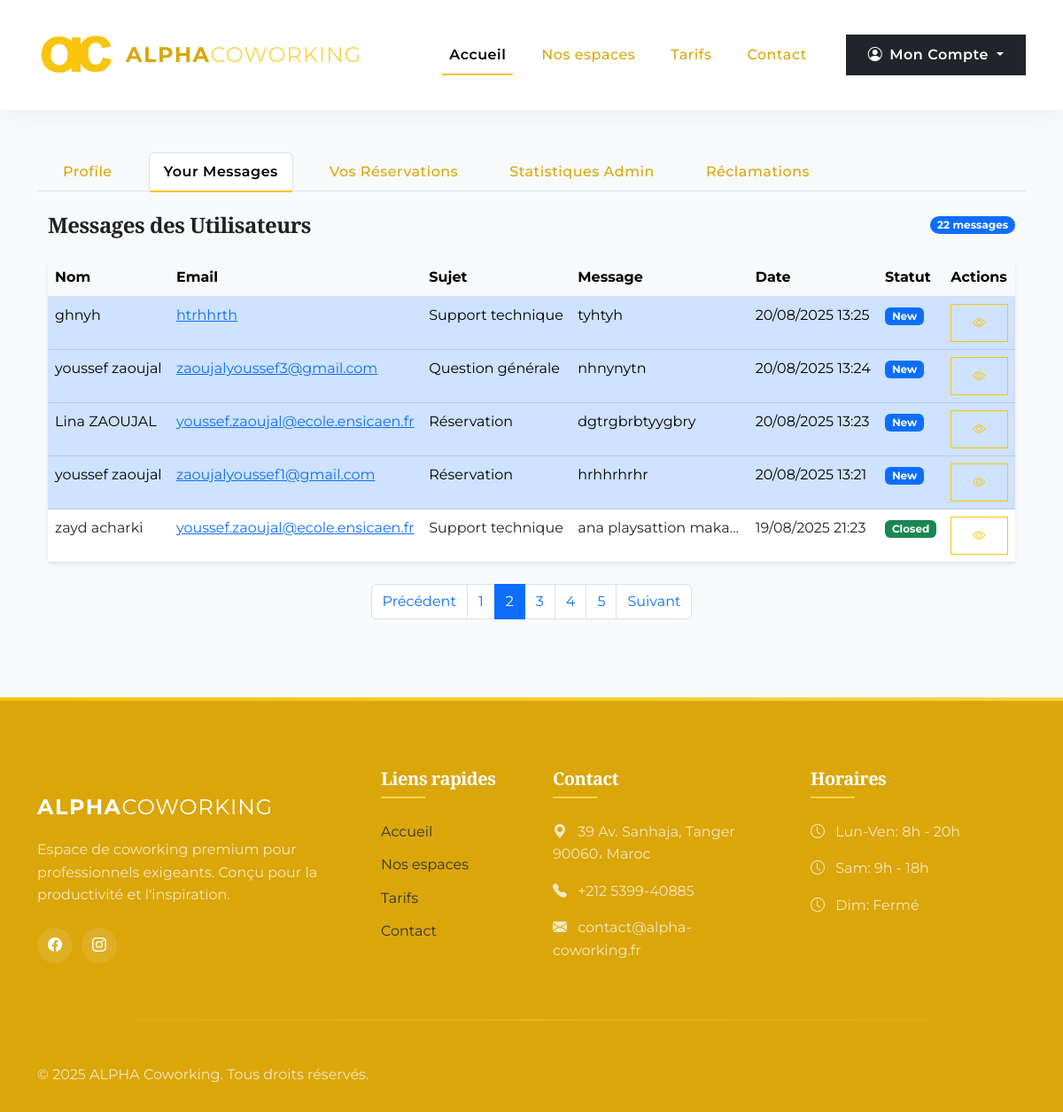
Screenshot of /dashboard/messages?page=2 (signed in) with the database file from the repository.
### pythonic/models.py (models this page shows, shortened)
class ContactMessage(db.Model):
    id = db.Column(db.Integer, primary_key=True)
    full_name = db.Column(db.String(50), nullable=False)
    email = db.Column(db.String(120), nullable=False)
    subject = db.Column(db.String(100), nullable=False)
    message = db.Column(db.Text, nullable=False)
    date_submitted = db.Column(db.DateTime, nullable=False, default=datetime.utcnow)
    status = db.Column(db.String(20), nullable=False, default='new')  # new, in_progress, resolved

### pythonic/contact/routes.py (the view)
@contact.route('/dashboard/messages')
@login_required
def admin_messages():
    page = request.args.get('page', 1, type=int)
    message_id = request.args.get('message_id', None, type=int)
    per_page = 5
    if message_id:
        message = ContactMessage.query.get_or_404(message_id)
        if message.status == 'new':
            message.status = 'in_progress'
            db.session.commit()
        return render_template('message_detail.html', message=message)
    messages = ContactMessage.query.order_by(ContactMessage.date_submitted.desc())\
                       .paginate(page=page, per_page=per_page)
    return render_template('contact.html',
                         messages=messages,
                         active_tab='messages')

### pythonic/models.py (called while the page is built)
@login_manager.user_loader
def load_user(user_id):
    return User.query.get(int(user_id))

### pythonic/templates/contact.html
{% extends "dashboard.html" %}
{% block contact %}
<div class="container-fluid py-4">
  <div class="d-flex justify-content-between align-items-center mb-4">
    <h2 class="h4 fw-bold mb-0">Messages des Utilisateurs</h2>
    <span class="badge bg-primary rounded-pill">{{ messages.total }} messages</span>
  </div>
  <div class="card border-0 shadow-sm">
    <div class="table-responsive">
      <table class="table table-hover mb-0">
        <thead class="table-light">
          <tr>
            <th>Nom</th>
            <th>Email</th>
            <th>Sujet</th>
            <th>Message</th>
            <th>Date</th>
            <th>Statut</th>
            <th>Actions</th>
          </tr>
        </thead>
        <tbody>
          {% for message in messages.items %}
          <tr class="{% if message.status == 'new' %}table-primary{% endif %}">
            <td>{{ message.full_name }}</td>
            <td><a href="mailto:{{ message.email }}">{{ message.email }}</a></td>
            <td>{{ message.subject }}</td>
            <td class="text-truncate" style="max-width: 200px;">{{ message.message }}</td>
            <td>{{ message.date_submitted.strftime('%d/%m/%Y %H:%M') }}</td>
            <td>
              <span class="badge
                {% if message.status == 'new' %}bg-primary
                {% elif message.status == 'in_progress' %}bg-warning text-dark
                {% else %}bg-success{% endif %}">
                {{ message.status|replace('_', ' ')|title }}
              </span>
            </td>
            <td>
              <a href="{{ url_for('contact.admin_messages', message_id=message.id) }}"
                 class="btn btn-sm btn-outline-primary">
                <i class="bi bi-eye"></i>
              </a>
            </td>
          </tr>
          {% else %}
          <tr>
            <td colspan="7" class="text-center py-4">Aucun message trouvé</td>
          </tr>
          {% endfor %}
        </tbody>
      </table>
    </div>
  </div>
  {% if messages.pages > 1 %}
  <nav class="mt-4" aria-label="Messages pagination">
    <ul class="pagination justify-content-center">
      {% if messages.has_prev %}
      <li class="page-item">
        <a class="page-link" href="{{ url_for('contact.admin_messages', page=messages.prev_num) }}">Précédent</a>
      </li>
      {% endif %}
      {% for page_num in messages.iter_pages(left_edge=1, right_edge=1, left_current=2, right_current=3) %}
        {% if page_num %}
          <li class="page-item {% if page_num == messages.page %}active{% endif %}">
            <a class="page-link" href="{{ url_for('contact.admin_messages', page=page_num) }}">{{ page_num }}</a>
          </li>
        {% else %}
          <li class="page-item disabled">
            <span class="page-link">...</span>
          </li>
        {% endif %}
      {% endfor %}
      {% if messages.has_next %}
      <li class="page-item">
        <a class="page-link" href="{{ url_for('contact.admin_messages', page=messages.next_num) }}">Suivant</a>
      </li>
      {% endif %}
    </ul>
  </nav>
  {% endif %}
</div>
{% endblock %}

### pythonic/templates/layout.html (style rules this page uses)
:root { --primary-gradient: linear-gradient(135deg, #f9c50d 0%, #ff9500 100%); --primary-shadow: rgba(249, 197, 13, 0.4); --primary-light: rgba(249, 197, 13, 0.1); --marron-fonce: #daa60a; --marron-dore: #f9c50d; --marron-clair: #fad450; --beige: #333333; --beige-clair: #F8F9FA; --blanc: #FFFFFF; --noir: #212121; --transition: all 0.4s cubic-bezier(0.645, 0.045, 0.355, 1); }
body { font-family: 'Montserrat', sans-serif; background-color: var(--beige-clair); color: var(--noir); overflow-x: hidden; line-height: 1.6; }
h1, h2, h3, h4, h5, .display-1, .display-2, .display-3 { font-family: 'Playfair Display', serif; font-weight: 600; color: var(--marron-fonce); letter-spacing: -0.5px; }
.btn { padding: 10px 24px; font-weight: 600; letter-spacing: 0.5px; border-radius: 0; transition: var(--transition); position: relative; overflow: hidden; }
.btn-outline-primary { color: var(--marron-dore); border-color: var(--marron-dore); background-color: transparent; }

### rows the page displays
ContactMessage: full_name "ghnyh", email "htrhhrth", subject "Support technique", message "tyhtyh", date_submitted "20/08/2025 13:25", status "New"
ContactMessage: full_name "youssef zaoujal", email "zaoujalyoussef3@gmail.com", subject "Question générale", message "nhnynytn", date_submitted "20/08/2025 13:24", status "New"
ContactMessage: full_name "Lina ZAOUJAL", email "youssef.zaoujal@ecole.ensicaen.fr", subject "Réservation", message "dgtrgbrbtyygbry", date_submitted "20/08/2025 13:23", status "New"
ContactMessage: full_name "youssef zaoujal", email "zaoujalyoussef1@gmail.com", subject "Réservation", message "hrhhrhrhr", date_submitted "20/08/2025 13:21", status "New"
ContactMessage: full_name "zayd acharki", email "youssef.zaoujal@ecole.ensicaen.fr", subject "Support technique", message "ana playsattion maka…", date_submitted "19/08/2025 21:23", status "Closed"

### other values shown
{{ messages.total }} "22"
{{ page_num }} "1" "2" "3" "4" "5"
